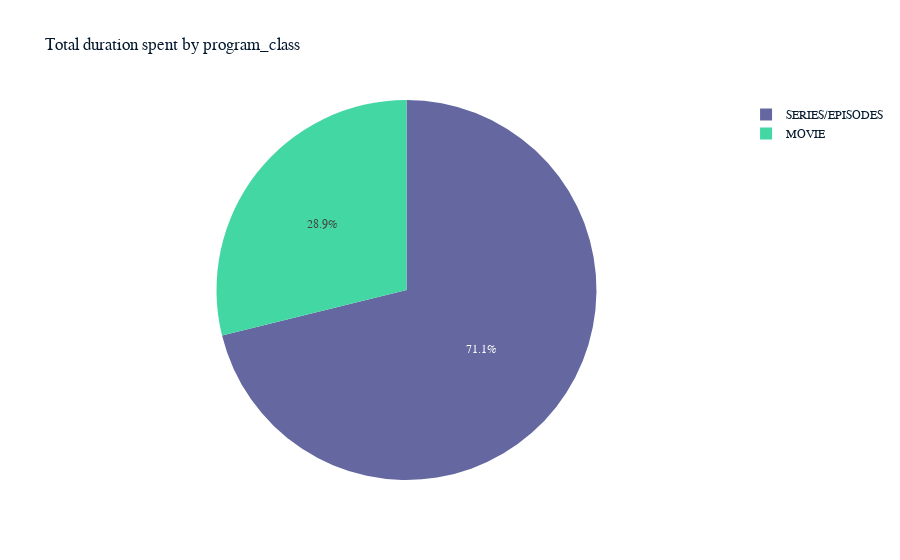
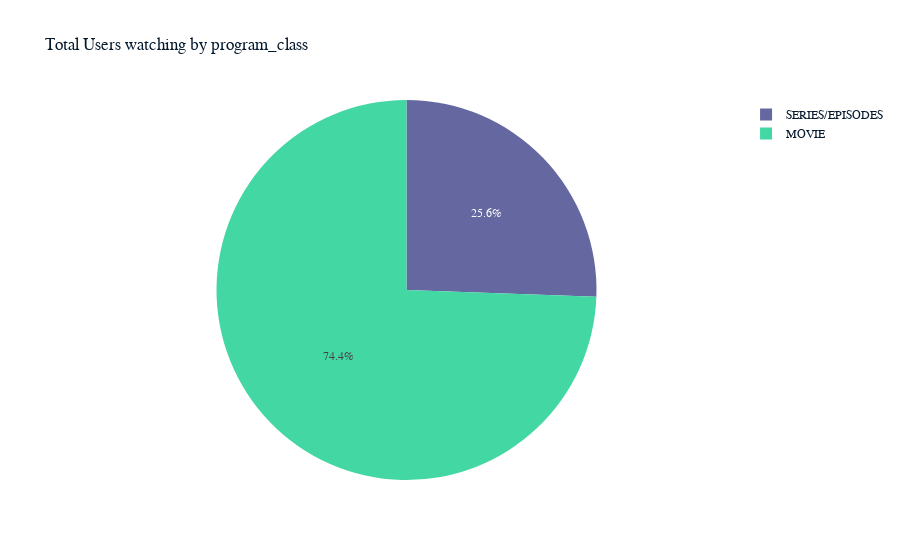

Write notebook code for charts like these, in order.
### Code cell
# plot the total watch time against total number of users and report your findings
fig = px.pie(grouped, values='Total watch time in houres', names='program_class',\
             hover_data=['program_class'],title='Total duration spent by program_class')
fig2 = px.pie(grouped, values='No of Users who Watched', names='program_class',\
             hover_data=['program_class'],title='Total Users watching by program_class')

fig.update_traces(sort=False)
fig2.update_traces(sort=False)
fig.show()
fig2.show()

### Figure 1 — Plotly figure (JSON) as saved in the notebook; plotly's stock layout.template omitted (floating-point values rounded to 4 significant figures)
{"data": [{"customdata": [["SERIES/EPISODES"], ["MOVIE"]], "domain": {"x": [0, 1], "y": [0, 1]}, "hovertemplate": "program_class=%{customdata[0]}<br>Total watch time in houres=%{value}<extra></extra>", "labels": ["SERIES/EPISODES", "MOVIE"], "legendgroup": "", "name": "", "showlegend": true, "values": [255100.0, 103400.0], "type": "pie", "sort": false}], "layout": {"legend": {"tracegroupgap": 0}, "title": {"text": "Total duration spent by program_class"}}}

### Figure 2 — Plotly figure (JSON) as saved in the notebook; plotly's stock layout.template omitted (floating-point values rounded to 4 significant figures)
{"data": [{"customdata": [["SERIES/EPISODES"], ["MOVIE"]], "domain": {"x": [0, 1], "y": [0, 1]}, "hovertemplate": "program_class=%{customdata[0]}<br>No of Users who Watched=%{value}<extra></extra>", "labels": ["SERIES/EPISODES", "MOVIE"], "legendgroup": "", "name": "", "showlegend": true, "values": [3901, 11355], "type": "pie", "sort": false}], "layout": {"legend": {"tracegroupgap": 0}, "title": {"text": "Total Users watching by program_class"}}}
